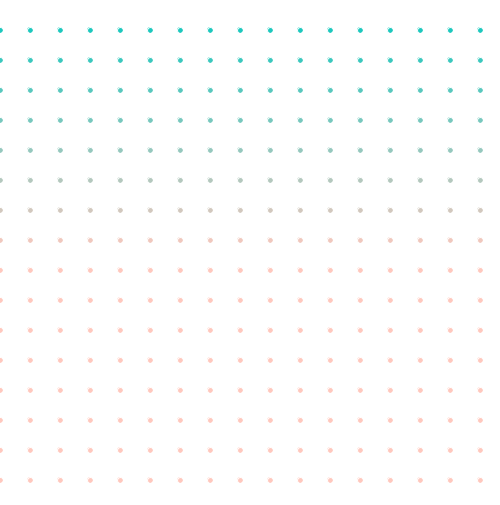
Frame 1 (no input)
Frame 60 (the mouse pressed at the canvas centre just before this capture): identical to frame 1, image omitted
Frame 120 (the mouse held since frame 60 and released just before this capture): identical to frame 1, image omitted

The Processing sketch that drew this single still picture (run headless with seeded random() and noise(); from frame 60 on, the mouse is pressed at the canvas centre):

// Processing sketch: processing_66360
// ── processing_66360.pde

int myNum;

void setup() {
  smooth();
  size(500, 505);
  background(255);
  myNum = 0;
}

void draw() {

  stroke(255);
  for (int i = 0; i<20; i++) {
    myNum += 30;
    for (int y = 0; y < 20; y++) {
      fill(myNum, 200, 190);
      ellipse(y*30, myNum, 6, 6);
    }
  }
}
